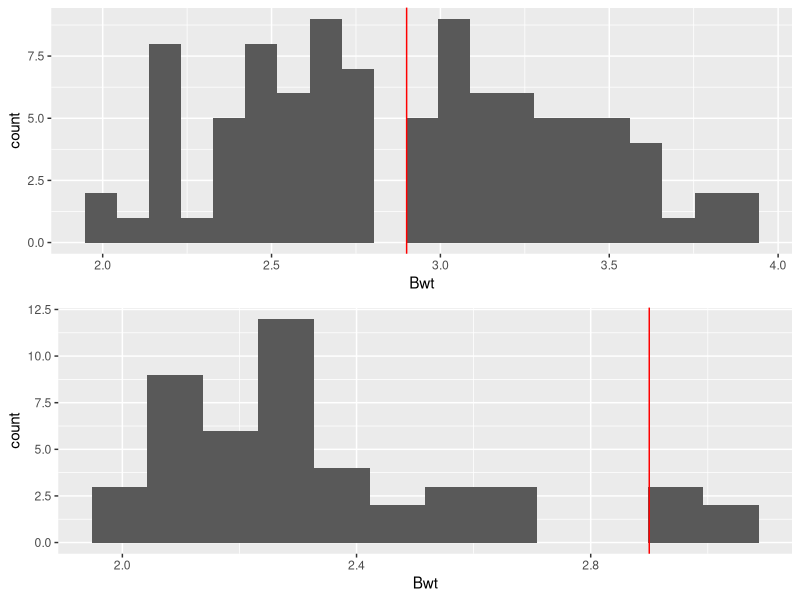
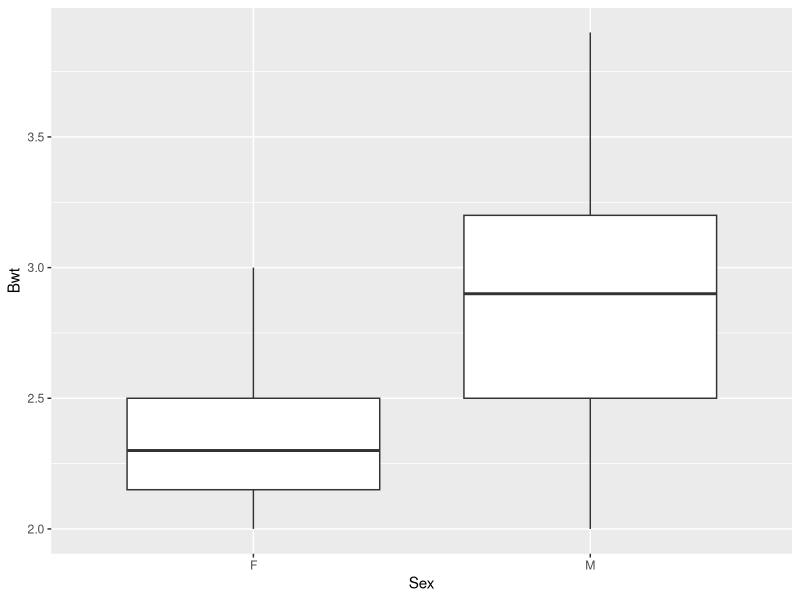
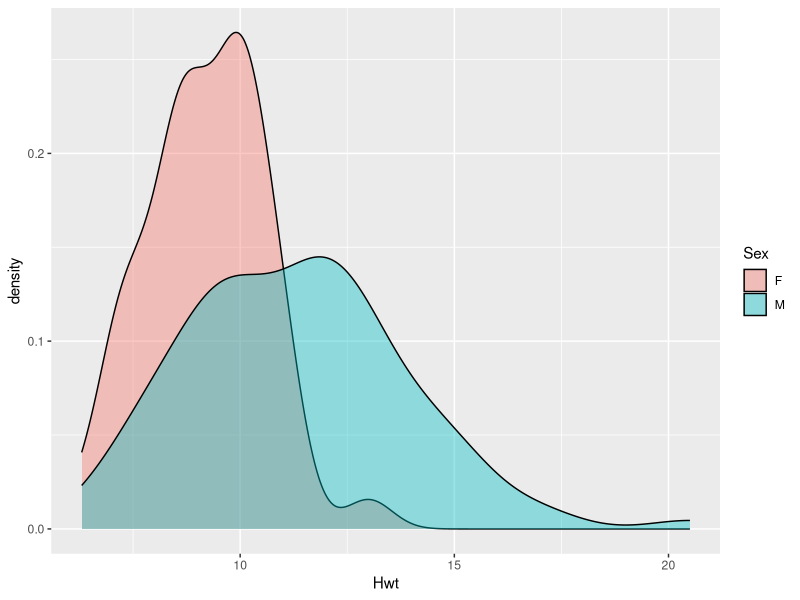
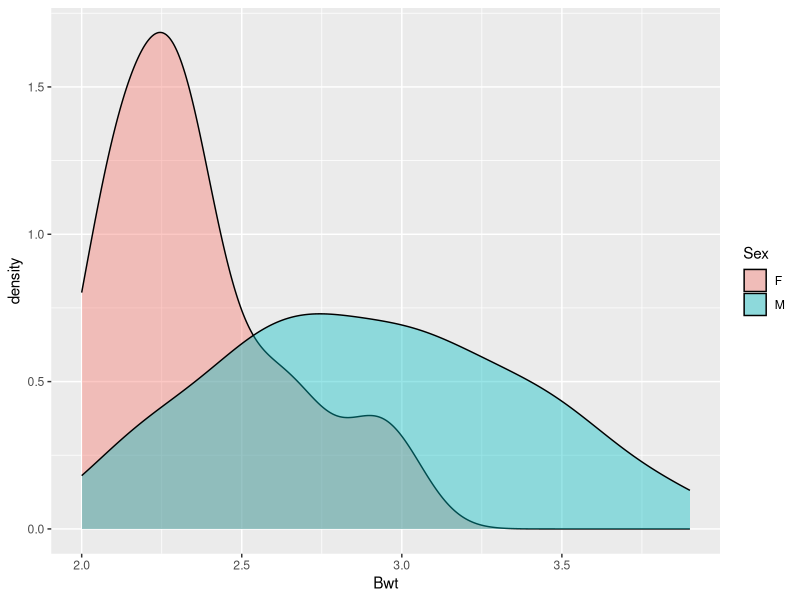

The R source for these figures, in order:
library(dplyr)
library(ggplot2)
library(grid)
library(tidyr)

cats <- MASS::cats

mean_cats_male <- mean(cats$Bwt[cats$Sex=='M'])
mean_cats_female <- mean(cats$Bwt[cats$Sex=='F'])

## Testing for cat weights between male and female

max_bw <- max(cats$Bwt)
min_bw <- min(cats$Bwt)

bin_size = max(max_bw - min_bw)/20

hist_male_bw <- cats[cats$Sex=='M',] %>% ggplot(aes(x = Bwt))+geom_histogram(bins = 20, binwidth = 0.095)+geom_vline(xintercept = mean_cats_male, color='red')

hist_female_bw <- cats[cats$Sex=='F',] %>% ggplot(aes(x = Bwt))+geom_histogram(bins = 20, binwidth = 0.095)+geom_vline(xintercept = mean_cats_male, color='red')


gridExtra::grid.arrange(hist_male_bw,hist_female_bw)


cats %>% ggplot(aes(x = Sex, y = Bwt)) + geom_boxplot()

t.test(Bwt~Sex,data=cats)


## Testing for differences in cat weights

cats %>% ggplot(aes(x = Hwt,fill = Sex)) + geom_density(alpha = 0.4)


male_hw <- cats %>% filter(Sex == 'M') %>% dplyr::select(Hwt)
female_hw <- cats %>% filter(Sex == 'F') %>% dplyr::select(Hwt)

hw_test <- t.test(male_hw,female_hw)


## Testing for coffee ounces

milli_liters <- rnorm(100, mean = 500, 22)

test1 <- t.test(milli_liters, mu = 50)

test2 <- t.test(milli_liters, mu = 500)


## Testing for pizza delivery times

sample <- c(35,45,55,25,45,60,20,65,35,40)

t.test(sample,mu = 30,alternative = "greater")


cats %>% ggplot(aes(x = Bwt, fill = Sex))+geom_density(alpha=0.4)

## Use Wilcox test for small or non-normal tests
wilcox.test(Bwt~Sex,data=cats)
